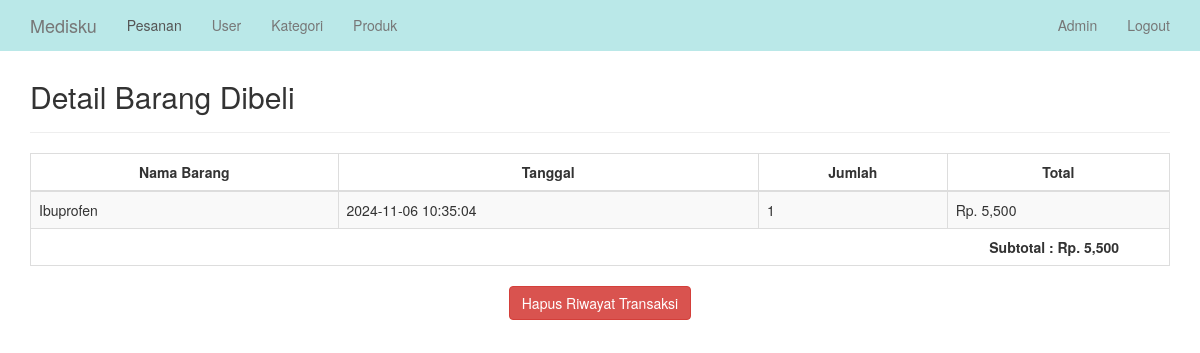
Screenshot of /admin/lihat_barang.php?id_transaksi=69 (signed in) with the database file from the repository.
### tables this page shows
CREATE TABLE `keranjang` (
  `id_keranjang` int NOT NULL AUTO_INCREMENT,
  `harga_barang` varchar(25) NOT NULL,
  `jumlah_beli` int NOT NULL DEFAULT '0',
  `status` varchar(30) NOT NULL,
  `waktu` datetime DEFAULT NULL,
  `total` float NOT NULL DEFAULT '0',
  `id_barang` int NOT NULL,
  `id_pengguna` int NOT NULL,
  PRIMARY KEY (`id_keranjang`)
);

CREATE TABLE `barang` (
  `id_barang` int NOT NULL AUTO_INCREMENT,
  `nama_barang` varchar(35) NOT NULL,
  `harga` varchar(35) NOT NULL,
  `stok` int NOT NULL,
  `gambar` varchar(255) NOT NULL,
  `id_kategori` int NOT NULL,
  PRIMARY KEY (`id_barang`)
);

CREATE TABLE `transaksi` (
  `id_transaksi` int NOT NULL AUTO_INCREMENT,
  `waktu_transaksi` datetime NOT NULL,
  `subtotal` bigint NOT NULL,
  `status_transaksi` varchar(30) NOT NULL,
  `alamat` varchar(40) NOT NULL,
  `no_hp` varchar(15) NOT NULL,
  `rekening` varchar(100) NOT NULL,
  `id_pengguna` int NOT NULL,
  PRIMARY KEY (`id_transaksi`)
);

### admin/lihat_barang.php (the view, shortened to what this page needs)
<?php
    include "../koneksi/config.php";
?>
<!DOCTYPE html>
<html>
<head>
    <link href="../assets/css/bootstrap.css" rel="stylesheet">
    <link href="../assets/css/datatables.css" rel="stylesheet">
    <link href="../assets/css/style.css" rel="stylesheet" />
</head>
<body>
    <nav class="navbar navbar-default navbar-fixed-top" role="navigation">
        <div class="container">
            <div class="navbar-header">
                <a class="navbar-brand" href="home.php"> Medisku </a>
            </div>
            <div class="collapse navbar-collapse" id="bs-example-navbar-collapse-1">
                <ul class="nav navbar-nav">
                    <li class="active"><a href="#">Pesanan</a></li>
                    <li><a href="pengguna.php">User</a></li>
                    <li><a href="kategori.php">Kategori</a></li>
                    <li><a href="barang.php">Produk</a></li>
                </ul>
                <ul class="nav navbar-nav navbar-right">
                    <li>
                        <a href="user.php"><?php echo ucwords($_SESSION['nama'] ) ?></a>
                    </li>
                    <li>
                        <a href="logout.php">Logout</a>
                    </li>
                </ul>
            </div>
        </div>
    </nav>
    <div class="container">
        <br><br>
        <div class="page-header">
            <h2> Detail Barang Dibeli</h2>
        </div>
        <table id="tables" class="table table-responsive table-bordered table-striped">
            <thead>
                <tr>
                    <th style="text-align: center;">Nama Barang</th>
                    <th style="text-align: center;">Tanggal</th>
                    <th style="text-align: center;">Jumlah</th>
                    <th style="text-align: center;">Total</th>
                </tr>
            </thead>
            <?php
            $id_transaksi = $_GET['id_transaksi'];
            $a = "select * from transaksi where id_transaksi='$id_transaksi'";
            $b = mysqli_query($connect, $a);
            $c = mysqli_fetch_array($b);
            $id_pengguna = $c['id_pengguna'];
            $waktu_transaksi = $c['waktu_transaksi'];
            $status = $c['status_transaksi'];
            $subtotal = $c['subtotal'];
            $sql = "select * from barang inner join keranjang on barang.id_barang = keranjang.id_barang where keranjang.id_pengguna='$id_pengguna' and keranjang.waktu='$waktu_transaksi'";
            $query = mysqli_query($connect, $sql);
            $cek = mysqli_num_rows($query);
            if($cek > 0){
                    while ($data = mysqli_fetch_array($query)){ ?>
                        <tr>
                            <td><?php echo ucwords($data["nama_barang"]); ?></td>
                            <td><?php echo ucwords($data["waktu"]); ?></td>
                            <td><?php echo ucwords($data["jumlah_beli"]); ?></td>
                            <td>Rp. <?php echo number_format($data["total"]); ?></td>
                        </tr>
                    <?php }
                ?>
                <tr>
                <td colspan="4" style="text-align: right;padding-right: 50px;"><b>Subtotal : Rp. <?php echo number_format($subtotal); ?></b></td>
                </tr>
            </table>
            <div class="text-center">
                <?php if($status == 'proses kirim'){ ?>
                    <a href="kirim.php?id_transaksi=<?php echo "$id_transaksi"; ?>" class="btn btn-primary">Kirim</a>
                <?php }else if($status == 'lunas'){ ?>
                    <a href="hapus_riwayat_transaksi.php?id_transaksi=<?php echo "$id_transaksi"; ?>" onclick="return confirm('Anda Yakin?');" class="btn btn-danger">Hapus Riwayat Transaksi</a>
                <?php } ?>
            </div>
            <?php }?>
        </div>
</body>
</html>

### assets/css/datatables.css (style rules this page uses)
table.dataTable thead { cursor: pointer; }

### assets/css/style.css (style rules this page uses)
.btn { margin-bottom:5px; }

### rows the page displays
keranjang: id_barang.nama_barang "Ibuprofen", waktu "2024-11-06 10:35:04", jumlah_beli "1", total "5,500"
transaksi: subtotal "5,500"

### other values shown
$_SESSION['nama'] "Admin"
